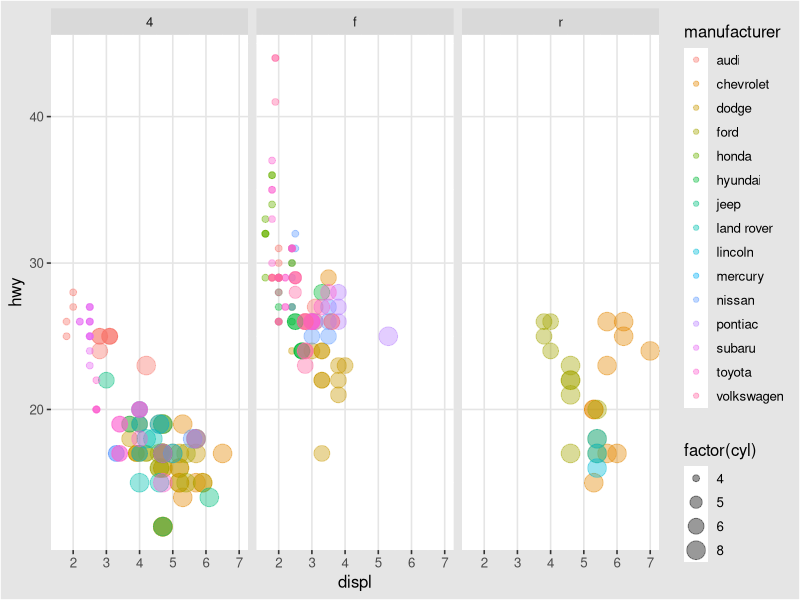

This figure's R source:
library(ggplot2)
library(ggthemes)

pl <- ggplot(mpg,aes(x=displ, y= hwy))

pl2 <- pl + geom_point(aes(size=factor(cyl),color=manufacturer),alpha=0.4)

pl3 <- pl2 + facet_grid(. ~ drv) + theme_igray()

# drv facet of yaxis , tilda sign and . (nothing facet) on x-axis 
 
print(pl3)